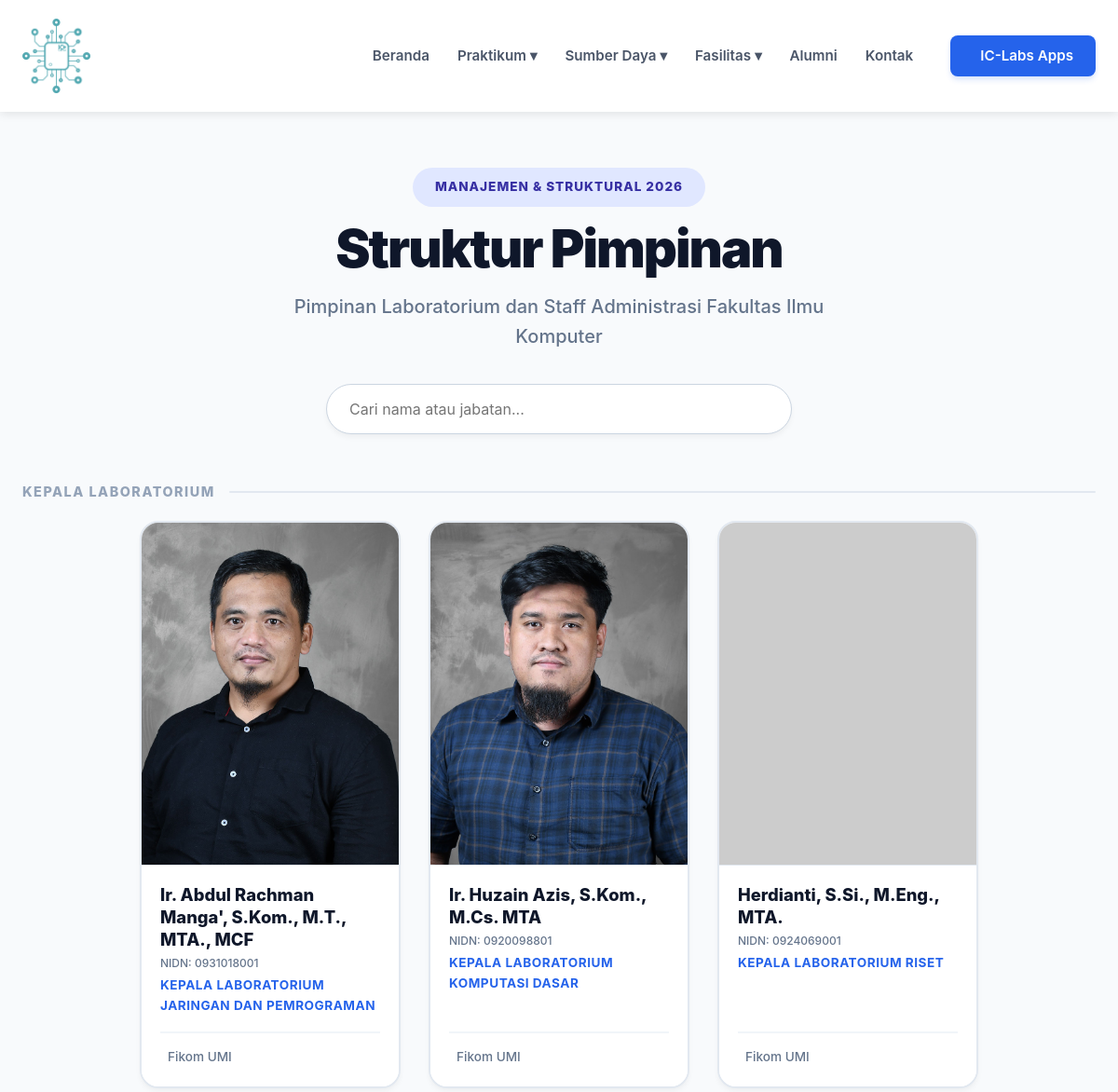
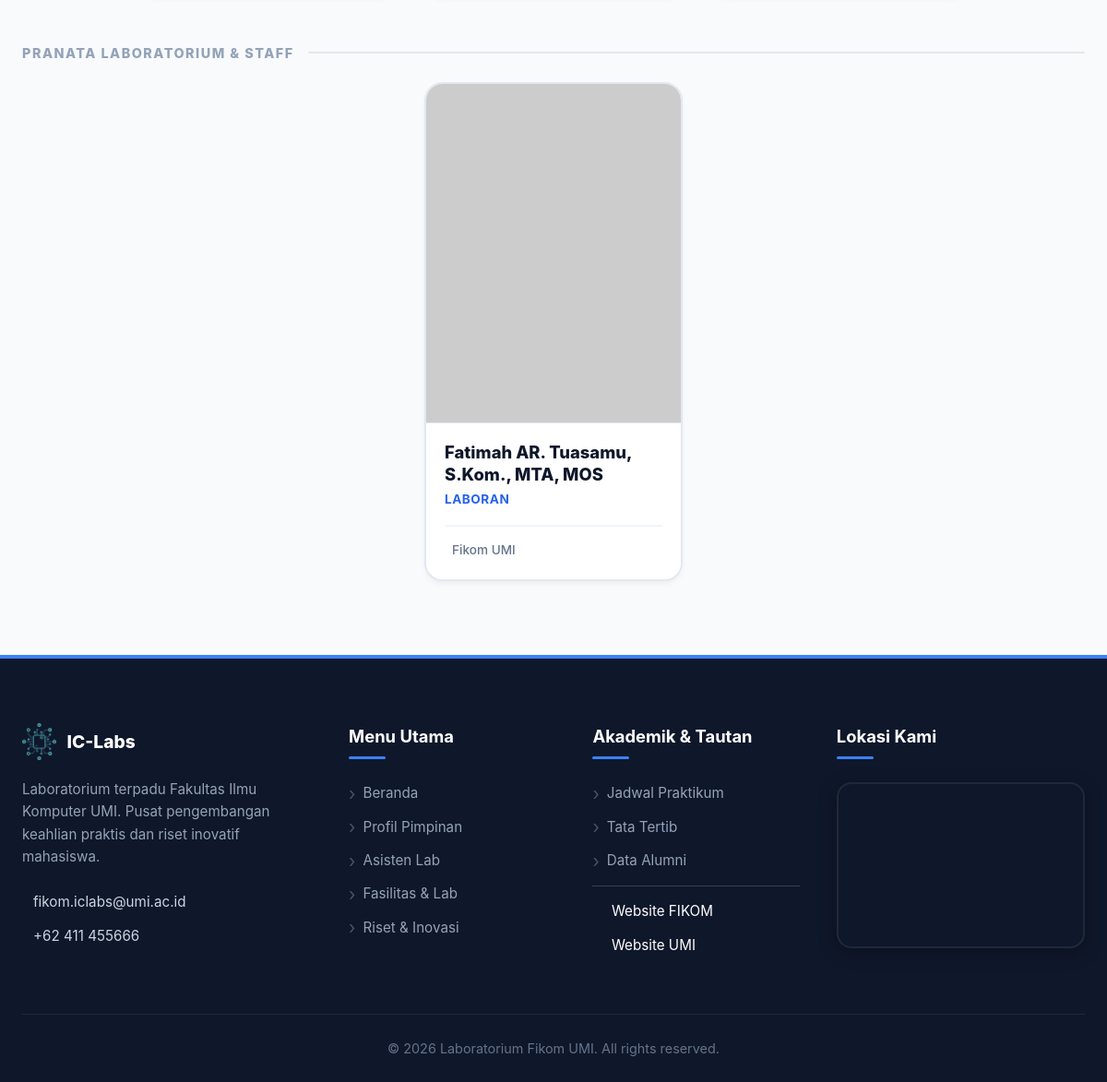
The app's page /public/kepala with its own data (2 pictures, top to bottom).
### tables this page shows
CREATE TABLE `manajemen` (
  `idManajemen` int(11) NOT NULL,
  `nama` varchar(100) NOT NULL,
  `nidn` varchar(20) DEFAULT NULL,
  `jabatan` varchar(100) DEFAULT NULL,
  `foto` varchar(255) DEFAULT NULL,
  `urutanTampilan` int(11) DEFAULT 0
);

### app/controllers/KepalaLabController.php (called while the page is built, shortened)
<?php
class KepalaLabController extends Controller {
    private $model;
    public function __construct() {
        $this->model = new ManajemenModel();
    }
    public function index($params = []) {
    $all = $this->model->getAll();
    $data = [
        'manajemen' => $all
    ];
    $this->view('sumberdaya/kepala', $data);
}
}
?>

### app/models/Model.php (called while the page is built, shortened)
<?php
require_once __DIR__ . '/../config/Database.php';
class Model {
    public $db;
    protected $table;
    public function __construct() {
        $database = new Database();
        $this->db = $database->connect();
    }
    public function getAll() {
        $query = "SELECT * FROM " . $this->table;
        $result = $this->db->query($query);
        return $result->fetch_all(MYSQLI_ASSOC);
    }
}
?>

### app/config/Database.php (called while the page is built, shortened)
<?php
class Database {
    private $host = DB_HOST;
    private $user = DB_USER;
    private $pass = DB_PASS;
    private $dbname = DB_NAME;
    public function connect()
    {
        $this->mysqli = new mysqli(
            $this->host,
            $this->user,
            $this->pass,
            $this->dbname
        );
        return $this->mysqli;
    }
}
?>

### app/views/sumberdaya/kepala.php (the view, shortened to what this page needs)
<?php
$pimpinan_list = [];
$laboran_list  = [];
$all_data      = [];
if (!empty($data['manajemen'])) {
    $all_data = $data['manajemen'];
}
foreach ($all_data as $row) {
    $jabatan = $row['jabatan'] ?? '';
    if (stripos($jabatan, 'Kepala') !== false) {
        $pimpinan_list[] = $row;
    } else {
        $laboran_list[] = $row;
    }
}
function getFotoUrl($row) {
    $fotoName = $row['foto'] ?? '';
    $namaEnc  = urlencode($row['nama']);
    $imgUrl = "https://ui-avatars.com/api/?name={$namaEnc}&background=eff6ff&color=2563eb&size=512&bold=true";
    if (file_exists(ROOT_PROJECT . '/public/assets/uploads/' . $fotoName)) {
        return ASSETS_URL . '/assets/uploads/' . $fotoName;
    }
    return $imgUrl;
}
?>
<section class="sumberdaya-section fade-up">
    <div class="container">
        <header class="page-header">
            <span class="header-badge">Manajemen & Struktural <?= date('Y') ?></span>
            <h1>Struktur Pimpinan</h1>
            <p>Pimpinan Laboratorium dan Staff Administrasi Fakultas Ilmu Komputer</p>
            <div class="search-container">
                <input type="text" id="searchStaff" placeholder="Cari nama atau jabatan..." class="search-input">
            </div>
        </header>
        <?php if (!empty($pimpinan_list)) : ?>
            <div class="section-label">Kepala Laboratorium</div>
            <div class="pimpinan-wrapper">
                <?php foreach ($pimpinan_list as $row) : ?>
                    <?php $imgUrl = getFotoUrl($row); ?>
                    <a href="index.php?page=detail-asisten&id=<?= $row['idManajemen'] ?>&type=manajemen" class="card-link">
                        <div class="staff-card">
                            <div class="staff-photo-box">
                                <img src="<?= $imgUrl ?>" alt="<?= htmlspecialchars($row['nama']) ?>" loading="lazy">
                            </div>
                            <div class="staff-content">
                                <h3 class="staff-name"><?= htmlspecialchars($row['nama']) ?></h3>
                                <?php if (!empty($row['nidn'])) : ?>
                                    <span class="staff-nidn" style="display: block; font-size: 0.75rem; color: #64748b; margin-top: -2px; margin-bottom: 4px; font-weight: 500;">
                                        NIDN: <?= htmlspecialchars($row['nidn']) ?>
                                    </span>
                                <?php endif; ?>
                                <span class="staff-role"><?= htmlspecialchars($row['jabatan']) ?></span>
                                <div class="staff-footer">
                                    <div class="meta-item">
                                        <i class="ri-building-4-line"></i> Fikom UMI
                                    </div>
                                </div>
                            </div>
                        </div>
                    </a>
                <?php endforeach; ?>
            </div>
        <?php endif; ?>
        <?php if (!empty($laboran_list)) : ?>
            <div class="section-label">Pranata Laboratorium & Staff</div>
            <div class="staff-grid">
                <?php foreach ($laboran_list as $row) : ?>
                    <?php $imgUrl = getFotoUrl($row); ?>
                    <a href="index.php?page=detail-asisten&id=<?= $row['idManajemen'] ?>&type=manajemen" class="card-link">
                        <div class="staff-card">
                            <div class="staff-photo-box">
                                <img src="<?= $imgUrl ?>" alt="<?= htmlspecialchars($row['nama']) ?>" loading="lazy">
                            </div>
                            <div class="staff-content">
                                <h3 class="staff-name"><?= htmlspecialchars($row['nama']) ?></h3>
                                <span class="staff-role"><?= htmlspecialchars($row['jabatan']) ?></span>
                                <div class="staff-footer">
                                    <div class="meta-item">
                                        <i class="ri-building-4-line"></i> Fikom UMI
                                    </div>
                                </div>
                            </div>
                        </div>
                    </a>
                <?php endforeach; ?>
            </div>
        <?php endif; ?>
    </div>
</section>

### records on screen
manajemen: foto (picture), nama "Ir. Abdul Rachman Manga', S.Kom., M.T., MTA., MCF", nidn "0931018001", jabatan "KEPALA LABORATORIUM JARINGAN DAN PEMROGRAMAN"
manajemen: foto (picture), nama "Ir. Huzain Azis, S.Kom., M.Cs. MTA", nidn "0920098801", jabatan "KEPALA LABORATORIUM KOMPUTASI DASAR"
manajemen: nama "Herdianti, S.Si., M.Eng., MTA.", nidn "0924069001", jabatan "KEPALA LABORATORIUM RISET"
manajemen: nama "Fatimah AR. Tuasamu, S.Kom., MTA, MOS", jabatan "LABORAN"
